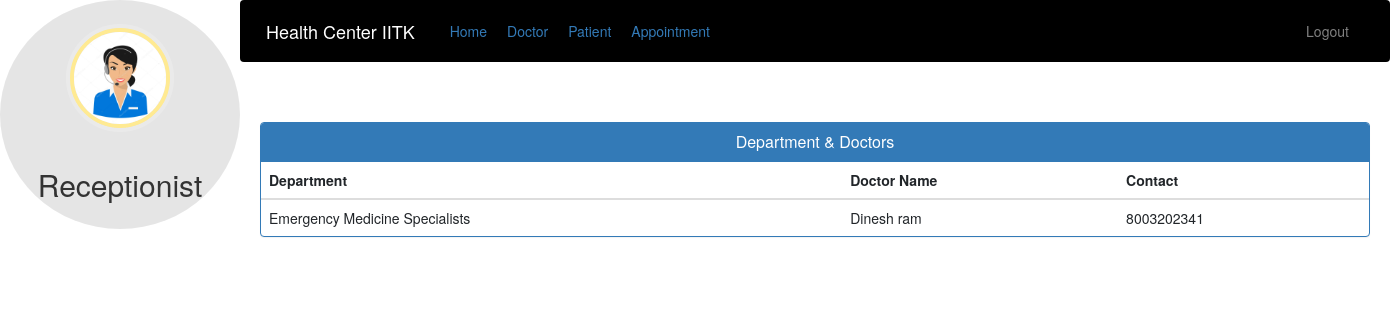
/admin-view-doctor-specialisation (signed in), run on an earlier commit of the app's database.
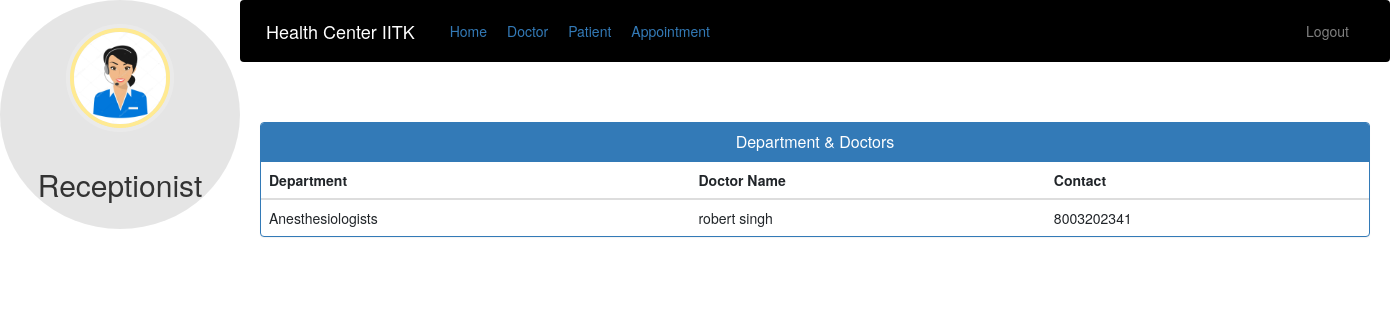
And on a later commit of the database.
### hospital/models.py (models this page shows, shortened)
class Doctor(models.Model):
    user=models.OneToOneField(User,on_delete=models.CASCADE)
    profile_pic= models.ImageField(upload_to='profile_pic/DoctorProfilePic/',null=True,blank=True)
    address = models.CharField(max_length=40)
    mobile = models.CharField(max_length=20,null=True)
    department= models.CharField(max_length=50,choices=departments,default='Cardiologist')
    status=models.BooleanField(default=False)
    @property
    def get_name(self):
        return self.user.first_name+" "+self.user.last_name

### hospital/views.py (the view)
# urls.py: path('admin-view-doctor-specialisation',views.admin_view_doctor_specialisation_view,name='admin-view-doctor-specialisation'),
@login_required(login_url='adminlogin')
@user_passes_test(is_admin)
def admin_view_doctor_specialisation_view(request):
    doctors=models.Doctor.objects.all().filter(status=True)
    return render(request,'hospital/admin_view_doctor_specialisation.html',{'doctors':doctors})

### hospital/views.py (called while the page is built)
def is_admin(user):
    return user.groups.filter(name='ADMIN').exists()

### templates/hospital/admin_view_doctor_Specialisation.html (shortened to what this page needs)
{% extends 'hospital/admin_base.html' %}
{% block content %}
<head>
  <link href="//netdna.bootstrapcdn.com/bootstrap/3.0.0/css/bootstrap.min.css" rel="stylesheet" id="bootstrap-css">
</head>
<div class="container">
  <div class="panel panel-primary">
    <div class="panel-heading">
      <h6 class="panel-title">Department & Doctors</h6>
    </div>
    <table class="table table-hover" id="dev-table">
      <thead>
        <tr>
          <th>Department</th>
          <th>Doctor Name</th>
          <th>Contact</th>
        </tr>
      </thead>
      {% for d in doctors %}
      <tr>
        <td>{{d.department}}</td>
        <td> {{d.get_name}}</td>
        <td>{{d.mobile}}</td>
      </tr>
      {% endfor %}
    </table>
  </div>
</div>
{% endblock content %}

What changed in the data, as far as the page shows it:
removed Doctor: department "Emergency Medicine Specialists", get_name "Dinesh ram", mobile "8003202341"
added Doctor: department "Anesthesiologists", get_name "robert singh", mobile "8003202341"
